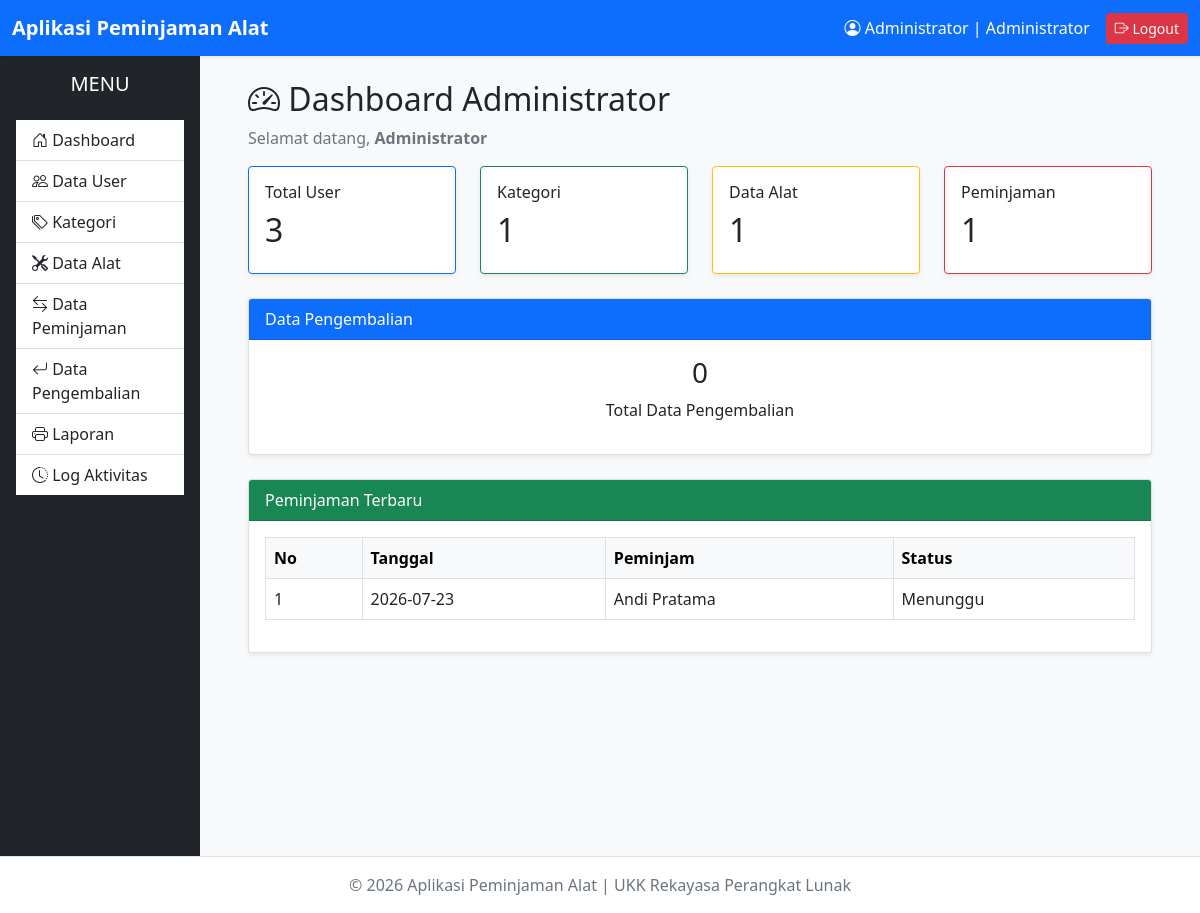
The page /administrator/dashboard.php (signed in) on the database as committed earlier.
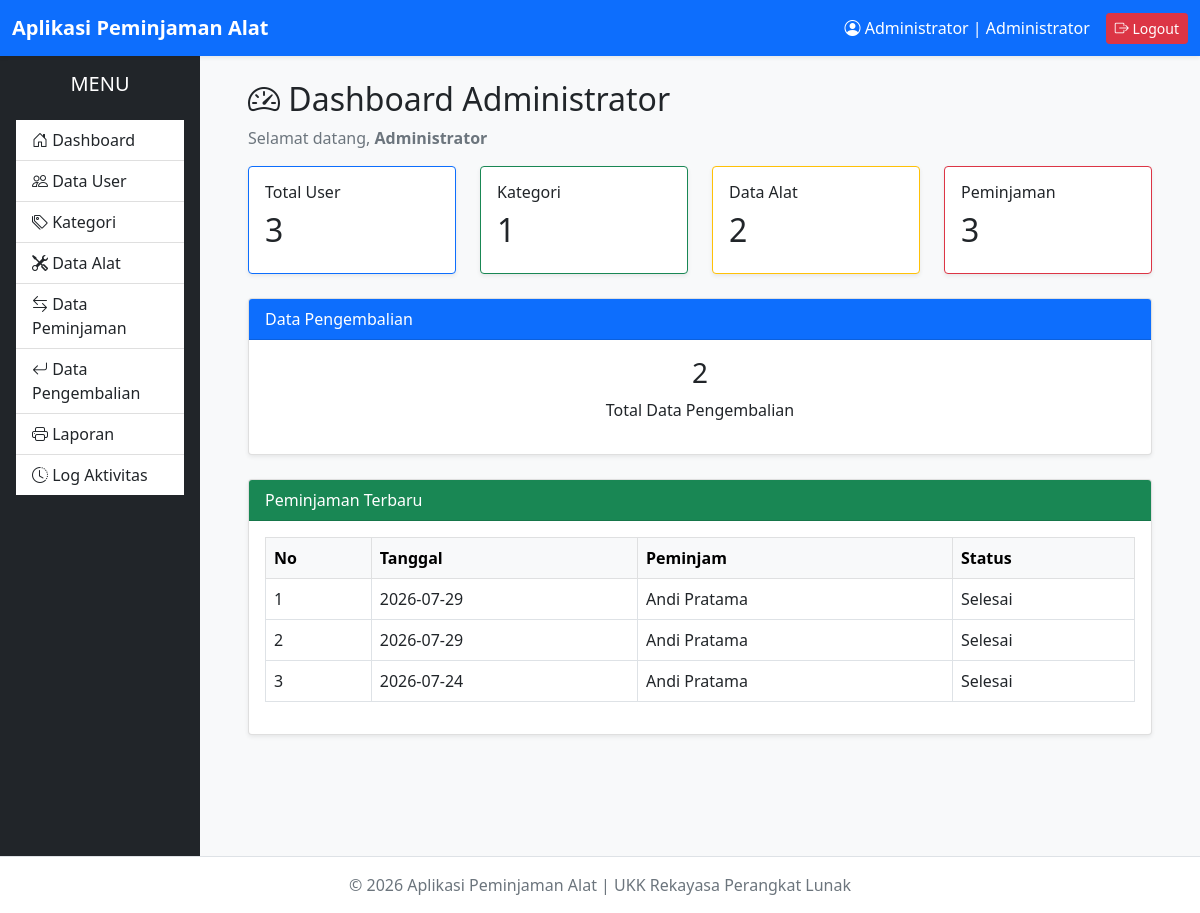
The same page on the database as committed later.
### tables this page shows
CREATE TABLE `peminjaman` (
  `id_peminjaman` int(11) NOT NULL,
  `id_user` int(11) NOT NULL,
  `tanggal_pinjam` date NOT NULL,
  `tanggal_kembali` date NOT NULL,
  `status` enum('Menunggu','Disetujui','Ditolak','Dipinjam','Selesai') DEFAULT 'Menunggu',
  `created_at` timestamp NOT NULL DEFAULT current_timestamp(),
  `updated_at` timestamp NOT NULL DEFAULT current_timestamp() ON UPDATE current_timestamp()
);

CREATE TABLE `users` (
  `id_user` int(11) NOT NULL,
  `nama_lengkap` varchar(100) NOT NULL,
  `username` varchar(50) NOT NULL,
  `password` varchar(255) NOT NULL,
  `level` enum('Administrator','Petugas','Peminjam') NOT NULL,
  `status` enum('Aktif','Tidak Aktif') DEFAULT 'Aktif',
  `created_at` timestamp NOT NULL DEFAULT current_timestamp(),
  `updated_at` timestamp NOT NULL DEFAULT current_timestamp() ON UPDATE current_timestamp()
);

### administrator/dashboard.php (the view, shortened to what this page needs)
<?php
require_once '../config/database.php';
require_once '../layouts/header.php';
require_once '../layouts/navbar.php';
require_once '../layouts/sidebar.php';
$queryUser = $conn->query('SELECT COUNT(*) AS total FROM users');
$totalUser = $queryUser->fetch_assoc()['total'];
$queryKategori = $conn->query('SELECT COUNT(*) AS total FROM kategori');
$totalKategori = $queryKategori->fetch_assoc()['total'];
$queryAlat = $conn->query('SELECT COUNT(*) AS total FROM alat');
$totalAlat = $queryAlat->fetch_assoc()['total'];
$queryPinjam = $conn->query('SELECT COUNT(*) AS total FROM peminjaman');
$totalPinjam = $queryPinjam->fetch_assoc()['total'];
$queryKembali = $conn->query('SELECT COUNT(*) AS total FROM pengembalian');
$totalKembali = $queryKembali->fetch_assoc()['total'];
?>
<div class="container-fluid">
    <h2 class="mb-2">
        <i class="bi bi-speedometer2"></i>
        Dashboard Administrator
    </h2>
    <p class="text-muted">
        Selamat datang,
        <strong><?= $_SESSION['nama_lengkap'] ?></strong>
    </p>
    <div class="row">
        <div class="col-lg-3 col-md-6 mb-4">
            <div class="card border-primary shadow-sm">
                <div class="card-body">
                    <h6>Total User</h6>
                    <h2><?= $totalUser ?></h2>
                </div>
            </div>
        </div>
        <div class="col-lg-3 col-md-6 mb-4">
            <div class="card border-success shadow-sm">
                <div class="card-body">
                    <h6>Kategori</h6>
                    <h2><?= $totalKategori ?></h2>
                </div>
            </div>
        </div>
        <div class="col-lg-3 col-md-6 mb-4">
            <div class="card border-warning shadow-sm">
                <div class="card-body">
                    <h6>Data Alat</h6>
                    <h2><?= $totalAlat ?></h2>
                </div>
            </div>
        </div>
        <div class="col-lg-3 col-md-6 mb-4">
            <div class="card border-danger shadow-sm">
                <div class="card-body">
                    <h6>Peminjaman</h6>
                    <h2><?= $totalPinjam ?></h2>
                </div>
            </div>
        </div>
    </div>
    <div class="row">
        <div class="col-md-12">
            <div class="card shadow-sm">
                <div class="card-header bg-primary text-white">
                    Data Pengembalian
                </div>
                <div class="card-body">
                    <h3 class="text-center">
                        <?= $totalKembali ?>
                    </h3>
                    <p class="text-center">
                        Total Data Pengembalian
                    </p>
                </div>
            </div>
        </div>
    </div>
    <br>
    <div class="card shadow-sm">
        <div class="card-header bg-success text-white">
            Peminjaman Terbaru
        </div>
        <div class="card-body table-responsive">
            <table class="table table-bordered table-hover">
                <thead class="table-light">
                    <tr>
                        <th>No</th>
                        <th>Tanggal</th>
                        <th>Peminjam</th>
                        <th>Status</th>
                    </tr>
                </thead>
                <tbody>
                    <?php
                    $sql = "
                        SELECT
                            p.*,
                            u.nama_lengkap
                        FROM peminjaman p
                        JOIN users u
                            ON p.id_user = u.id_user
                        ORDER BY p.id_peminjaman DESC
                        LIMIT 5
                    ";
                    $result = $conn->query($sql);
                    $no = 1;
                    while ($row = $result->fetch_assoc()) :
                    ?>
                    <tr>
                        <td><?= $no++ ?></td>
                        <td><?= $row['tanggal_pinjam'] ?></td>
                        <td><?= $row['nama_lengkap'] ?></td>
                        <td><?= $row['status'] ?></td>
                    </tr>
                    <?php endwhile; ?>
                </tbody>
            </table>
        </div>
    </div>
</div>
<?php
require_once '../layouts/footer.php';
?>

Rows that differ between the two databases and show on the page:
removed peminjaman: tanggal_pinjam "2026-07-23", id_user.nama_lengkap "Andi Pratama", status "Menunggu"
added peminjaman: tanggal_pinjam "2026-07-29", id_user.nama_lengkap "Andi Pratama", status "Selesai"
added peminjaman: tanggal_pinjam "2026-07-29", id_user.nama_lengkap "Andi Pratama", status "Selesai"
added peminjaman: tanggal_pinjam "2026-07-24", id_user.nama_lengkap "Andi Pratama", status "Selesai"
Other text that changed with them:
$totalAlat: "1" → "2"
$totalPinjam: "1" → "3"
$totalKembali: "0" → "2"
